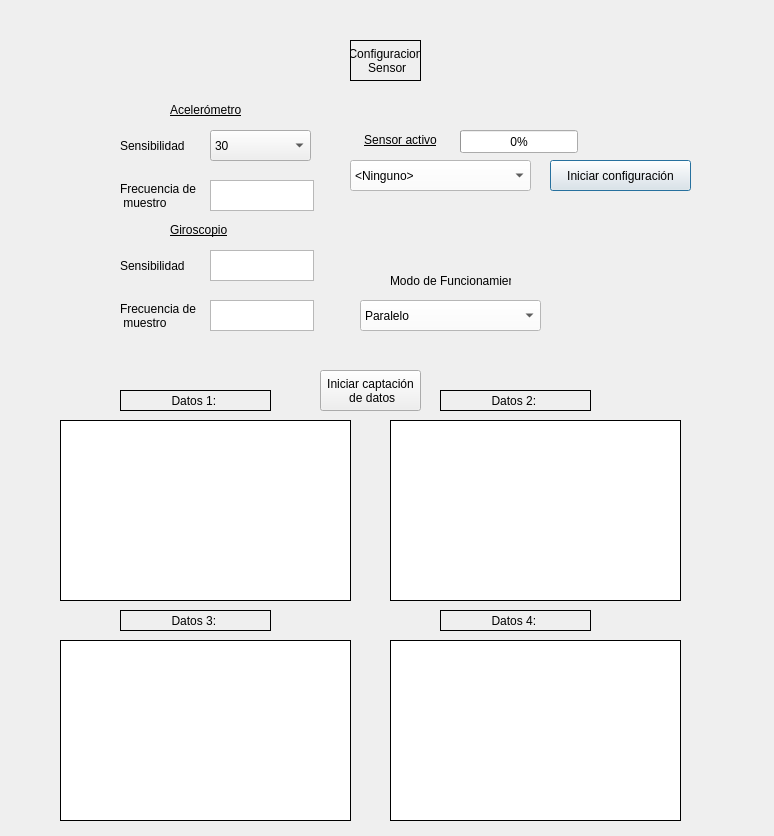
<?xml version="1.0" encoding="UTF-8"?>
<ui version="4.0">
 <class>Dialog</class>
 <widget class="QDialog" name="Dialog">
  <property name="geometry">
   <rect>
    <x>0</x>
    <y>0</y>
    <width>774</width>
    <height>836</height>
   </rect>
  </property>
  <property name="windowTitle">
   <string>UI Sensores</string>
  </property>
  <widget class="QLabel" name="label_30">
   <property name="geometry">
    <rect>
     <x>350</x>
     <y>130</y>
     <width>101</width>
     <height>21</height>
    </rect>
   </property>
   <property name="styleSheet">
    <string notr="true">color: rgb(0, 0, 0);

</string>
   </property>
   <property name="text">
    <string>&lt;html&gt;&lt;head/&gt;&lt;body&gt;&lt;p align=&quot;center&quot;&gt;&lt;span style=&quot; text-decoration: underline;&quot;&gt;Sensor activo&lt;/span&gt;&lt;/p&gt;&lt;/body&gt;&lt;/html&gt;</string>
   </property>
  </widget>
  <widget class="QProgressBar" name="progressBar">
   <property name="geometry">
    <rect>
     <x>460</x>
     <y>130</y>
     <width>118</width>
     <height>23</height>
    </rect>
   </property>
   <property name="value">
    <number>0</number>
   </property>
  </widget>
  <widget class="QComboBox" name="selec_12">
   <property name="geometry">
    <rect>
     <x>350</x>
     <y>160</y>
     <width>181</width>
     <height>31</height>
    </rect>
   </property>
   <property name="styleSheet">
    <string notr="true">background-color: rgb(255, 255, 255);</string>
   </property>
   <item>
    <property name="text">
     <string>&lt;Ninguno&gt;</string>
    </property>
   </item>
   <item>
    <property name="text">
     <string>BMI270</string>
    </property>
   </item>
   <item>
    <property name="text">
     <string>BMI688</string>
    </property>
   </item>
  </widget>
  <widget class="QLabel" name="label_9">
   <property name="geometry">
    <rect>
     <x>120</x>
     <y>180</y>
     <width>81</width>
     <height>31</height>
    </rect>
   </property>
   <property name="text">
    <string>Frecuencia de 
 muestro</string>
   </property>
  </widget>
  <widget class="QLabel" name="label_7">
   <property name="geometry">
    <rect>
     <x>120</x>
     <y>130</y>
     <width>81</width>
     <height>31</height>
    </rect>
   </property>
   <property name="text">
    <string>Sensibilidad</string>
   </property>
  </widget>
  <widget class="QLabel" name="label_2">
   <property name="geometry">
    <rect>
     <x>350</x>
     <y>40</y>
     <width>71</width>
     <height>41</height>
    </rect>
   </property>
   <property name="layoutDirection">
    <enum>Qt::LeftToRight</enum>
   </property>
   <property name="frameShape">
    <enum>QFrame::Box</enum>
   </property>
   <property name="text">
    <string>Configuracion 
 Sensor</string>
   </property>
   <property name="alignment">
    <set>Qt::AlignCenter</set>
   </property>
  </widget>
  <widget class="QTextEdit" name="text_acc_sensibity">
   <property name="geometry">
    <rect>
     <x>210</x>
     <y>180</y>
     <width>104</width>
     <height>31</height>
    </rect>
   </property>
  </widget>
  <widget class="QComboBox" name="selec_13">
   <property name="geometry">
    <rect>
     <x>360</x>
     <y>300</y>
     <width>181</width>
     <height>31</height>
    </rect>
   </property>
   <property name="styleSheet">
    <string notr="true">background-color: rgb(255, 255, 255);</string>
   </property>
   <item>
    <property name="text">
     <string>Paralelo</string>
    </property>
   </item>
   <item>
    <property name="text">
     <string>Forzado</string>
    </property>
   </item>
  </widget>
  <widget class="QLabel" name="label_31">
   <property name="geometry">
    <rect>
     <x>390</x>
     <y>270</y>
     <width>121</width>
     <height>21</height>
    </rect>
   </property>
   <property name="styleSheet">
    <string notr="true">color: rgb(0, 0, 0);

</string>
   </property>
   <property name="text">
    <string>Modo de Funcionamiento</string>
   </property>
  </widget>
  <widget class="QLabel" name="label_32">
   <property name="geometry">
    <rect>
     <x>170</x>
     <y>100</y>
     <width>121</width>
     <height>21</height>
    </rect>
   </property>
   <property name="styleSheet">
    <string notr="true">color: rgb(0, 0, 0);

</string>
   </property>
   <property name="text">
    <string>&lt;html&gt;&lt;head/&gt;&lt;body&gt;&lt;p&gt;&lt;span style=&quot; text-decoration: underline;&quot;&gt;Acelerómetro&lt;/span&gt;&lt;/p&gt;&lt;/body&gt;&lt;/html&gt;</string>
   </property>
  </widget>
  <widget class="QLabel" name="label_33">
   <property name="geometry">
    <rect>
     <x>170</x>
     <y>220</y>
     <width>121</width>
     <height>21</height>
    </rect>
   </property>
   <property name="styleSheet">
    <string notr="true">color: rgb(0, 0, 0);

</string>
   </property>
   <property name="text">
    <string>&lt;html&gt;&lt;head/&gt;&lt;body&gt;&lt;p&gt;&lt;span style=&quot; text-decoration: underline;&quot;&gt;Giroscopio&lt;/span&gt;&lt;/p&gt;&lt;/body&gt;&lt;/html&gt;</string>
   </property>
  </widget>
  <widget class="QLabel" name="label_8">
   <property name="geometry">
    <rect>
     <x>120</x>
     <y>250</y>
     <width>81</width>
     <height>31</height>
    </rect>
   </property>
   <property name="text">
    <string>Sensibilidad</string>
   </property>
  </widget>
  <widget class="QLabel" name="label_10">
   <property name="geometry">
    <rect>
     <x>120</x>
     <y>300</y>
     <width>81</width>
     <height>31</height>
    </rect>
   </property>
   <property name="text">
    <string>Frecuencia de 
 muestro</string>
   </property>
  </widget>
  <widget class="QTextEdit" name="text_acc_sensibity_2">
   <property name="geometry">
    <rect>
     <x>210</x>
     <y>300</y>
     <width>104</width>
     <height>31</height>
    </rect>
   </property>
  </widget>
  <widget class="QTextEdit" name="text_acc_sampling_2">
   <property name="geometry">
    <rect>
     <x>210</x>
     <y>250</y>
     <width>104</width>
     <height>31</height>
    </rect>
   </property>
  </widget>
  <widget class="QGraphicsView" name="Plot1">
   <property name="geometry">
    <rect>
     <x>60</x>
     <y>420</y>
     <width>291</width>
     <height>181</height>
    </rect>
   </property>
   <property name="frameShape">
    <enum>QFrame::Box</enum>
   </property>
   <property name="frameShadow">
    <enum>QFrame::Plain</enum>
   </property>
  </widget>
  <widget class="QGraphicsView" name="Plot2">
   <property name="geometry">
    <rect>
     <x>390</x>
     <y>420</y>
     <width>291</width>
     <height>181</height>
    </rect>
   </property>
   <property name="frameShape">
    <enum>QFrame::Box</enum>
   </property>
   <property name="frameShadow">
    <enum>QFrame::Plain</enum>
   </property>
  </widget>
  <widget class="QGraphicsView" name="Plot3">
   <property name="geometry">
    <rect>
     <x>60</x>
     <y>640</y>
     <width>291</width>
     <height>181</height>
    </rect>
   </property>
   <property name="frameShape">
    <enum>QFrame::Box</enum>
   </property>
   <property name="frameShadow">
    <enum>QFrame::Plain</enum>
   </property>
  </widget>
  <widget class="QGraphicsView" name="Plot4">
   <property name="geometry">
    <rect>
     <x>390</x>
     <y>640</y>
     <width>291</width>
     <height>181</height>
    </rect>
   </property>
   <property name="frameShape">
    <enum>QFrame::Box</enum>
   </property>
   <property name="frameShadow">
    <enum>QFrame::Plain</enum>
   </property>
  </widget>
  <widget class="QLabel" name="label_3">
   <property name="geometry">
    <rect>
     <x>120</x>
     <y>390</y>
     <width>151</width>
     <height>21</height>
    </rect>
   </property>
   <property name="layoutDirection">
    <enum>Qt::LeftToRight</enum>
   </property>
   <property name="frameShape">
    <enum>QFrame::Box</enum>
   </property>
   <property name="text">
    <string>Datos 1: &lt;Datos&gt;</string>
   </property>
   <property name="alignment">
    <set>Qt::AlignCenter</set>
   </property>
  </widget>
  <widget class="QLabel" name="label_4">
   <property name="geometry">
    <rect>
     <x>440</x>
     <y>390</y>
     <width>151</width>
     <height>21</height>
    </rect>
   </property>
   <property name="layoutDirection">
    <enum>Qt::LeftToRight</enum>
   </property>
   <property name="frameShape">
    <enum>QFrame::Box</enum>
   </property>
   <property name="text">
    <string>Datos 2: &lt;Datos&gt;</string>
   </property>
   <property name="alignment">
    <set>Qt::AlignCenter</set>
   </property>
  </widget>
  <widget class="QLabel" name="label_5">
   <property name="geometry">
    <rect>
     <x>120</x>
     <y>610</y>
     <width>151</width>
     <height>21</height>
    </rect>
   </property>
   <property name="layoutDirection">
    <enum>Qt::LeftToRight</enum>
   </property>
   <property name="frameShape">
    <enum>QFrame::Box</enum>
   </property>
   <property name="text">
    <string>Datos 3: &lt;Datos&gt;</string>
   </property>
   <property name="alignment">
    <set>Qt::AlignCenter</set>
   </property>
  </widget>
  <widget class="QLabel" name="label_6">
   <property name="geometry">
    <rect>
     <x>440</x>
     <y>610</y>
     <width>151</width>
     <height>21</height>
    </rect>
   </property>
   <property name="layoutDirection">
    <enum>Qt::LeftToRight</enum>
   </property>
   <property name="frameShape">
    <enum>QFrame::Box</enum>
   </property>
   <property name="text">
    <string>Datos 4: &lt;Datos&gt;</string>
   </property>
   <property name="alignment">
    <set>Qt::AlignCenter</set>
   </property>
  </widget>
  <widget class="QPushButton" name="pushButton">
   <property name="geometry">
    <rect>
     <x>550</x>
     <y>160</y>
     <width>141</width>
     <height>31</height>
    </rect>
   </property>
   <property name="text">
    <string>Iniciar configuración</string>
   </property>
  </widget>
  <widget class="QPushButton" name="pushButton_2">
   <property name="geometry">
    <rect>
     <x>320</x>
     <y>370</y>
     <width>101</width>
     <height>41</height>
    </rect>
   </property>
   <property name="text">
    <string>Iniciar captación 
 de datos</string>
   </property>
  </widget>
  <widget class="QComboBox" name="comboBox_acc_sampling">
   <property name="geometry">
    <rect>
     <x>210</x>
     <y>130</y>
     <width>101</width>
     <height>31</height>
    </rect>
   </property>
   <item>
    <property name="text">
     <string>30</string>
    </property>
   </item>
   <item>
    <property name="text">
     <string>120</string>
    </property>
   </item>
   <item>
    <property name="text">
     <string>60</string>
    </property>
   </item>
  </widget>
 </widget>
 <resources/>
 <connections/>
</ui>
